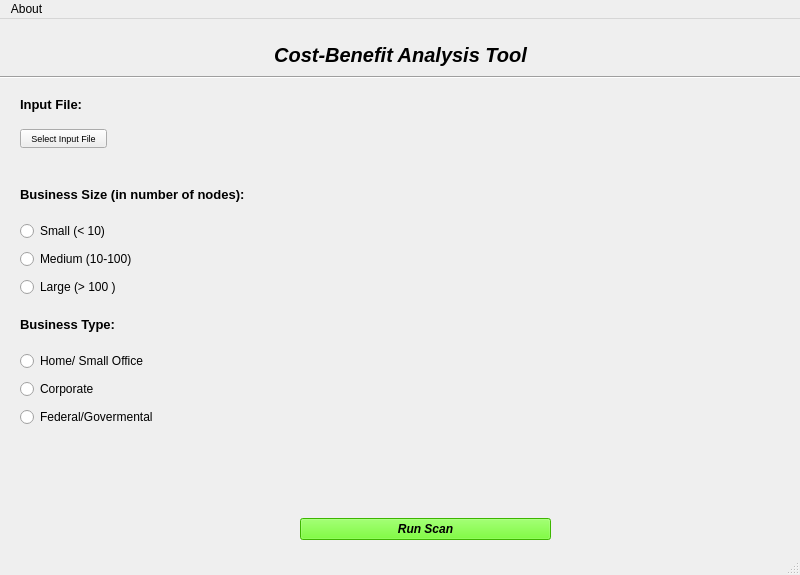
<?xml version="1.0" encoding="UTF-8"?>
<ui version="4.0">
 <class>MainWindow</class>
 <widget class="QMainWindow" name="MainWindow">
  <property name="geometry">
   <rect>
    <x>0</x>
    <y>0</y>
    <width>800</width>
    <height>575</height>
   </rect>
  </property>
  <property name="sizePolicy">
   <sizepolicy hsizetype="Preferred" vsizetype="Preferred">
    <horstretch>0</horstretch>
    <verstretch>0</verstretch>
   </sizepolicy>
  </property>
  <property name="minimumSize">
   <size>
    <width>800</width>
    <height>575</height>
   </size>
  </property>
  <property name="maximumSize">
   <size>
    <width>800</width>
    <height>575</height>
   </size>
  </property>
  <property name="windowTitle">
   <string>Cost-Benefit Analysis Tool</string>
  </property>
  <property name="styleSheet">
   <string notr="true">background-color: </string>
  </property>
  <widget class="QWidget" name="centralwidget">
   <widget class="QWidget" name="verticalLayoutWidget">
    <property name="geometry">
     <rect>
      <x>20</x>
      <y>110</y>
      <width>87</width>
      <height>47</height>
     </rect>
    </property>
    <layout class="QVBoxLayout" name="inputFileButtonVLayout">
     <item alignment="Qt::AlignTop">
      <widget class="QPushButton" name="inputFileButton">
       <property name="sizePolicy">
        <sizepolicy hsizetype="Minimum" vsizetype="Fixed">
         <horstretch>0</horstretch>
         <verstretch>0</verstretch>
        </sizepolicy>
       </property>
       <property name="maximumSize">
        <size>
         <width>200</width>
         <height>23</height>
        </size>
       </property>
       <property name="font">
        <font>
         <pointsize>7</pointsize>
        </font>
       </property>
       <property name="layoutDirection">
        <enum>Qt::LeftToRight</enum>
       </property>
       <property name="text">
        <string>Select Input File</string>
       </property>
      </widget>
     </item>
    </layout>
   </widget>
   <widget class="QWidget" name="verticalLayoutWidget_2">
    <property name="geometry">
     <rect>
      <x>120</x>
      <y>110</y>
      <width>661</width>
      <height>41</height>
     </rect>
    </property>
    <layout class="QVBoxLayout" name="fileNameLabelVLayout">
     <item alignment="Qt::AlignTop">
      <widget class="QLabel" name="fileNameLabel">
       <property name="font">
        <font>
         <pointsize>10</pointsize>
        </font>
       </property>
       <property name="text">
        <string/>
       </property>
      </widget>
     </item>
    </layout>
   </widget>
   <widget class="QWidget" name="verticalLayoutWidget_3">
    <property name="geometry">
     <rect>
      <x>300</x>
      <y>470</y>
      <width>251</width>
      <height>81</height>
     </rect>
    </property>
    <layout class="QVBoxLayout" name="runScanButtonVLayout">
     <item>
      <widget class="QPushButton" name="runScanButton">
       <property name="minimumSize">
        <size>
         <width>0</width>
         <height>0</height>
        </size>
       </property>
       <property name="font">
        <font>
         <weight>75</weight>
         <italic>true</italic>
         <bold>true</bold>
        </font>
       </property>
       <property name="styleSheet">
        <string notr="true">background-color:rgb(85, 255, 0)</string>
       </property>
       <property name="text">
        <string>Run Scan</string>
       </property>
      </widget>
     </item>
    </layout>
   </widget>
   <widget class="QWidget" name="horizontalLayoutWidget">
    <property name="geometry">
     <rect>
      <x>20</x>
      <y>10</y>
      <width>761</width>
      <height>51</height>
     </rect>
    </property>
    <layout class="QHBoxLayout" name="programNameHLayout">
     <item>
      <widget class="QLabel" name="programNameLabel">
       <property name="font">
        <font>
         <pointsize>15</pointsize>
         <weight>75</weight>
         <italic>true</italic>
         <bold>true</bold>
         <underline>false</underline>
        </font>
       </property>
       <property name="styleSheet">
        <string notr="true"/>
       </property>
       <property name="text">
        <string>Cost-Benefit Analysis Tool</string>
       </property>
       <property name="alignment">
        <set>Qt::AlignCenter</set>
       </property>
      </widget>
     </item>
    </layout>
   </widget>
   <widget class="Line" name="topScreenBorderLine">
    <property name="geometry">
     <rect>
      <x>0</x>
      <y>50</y>
      <width>801</width>
      <height>16</height>
     </rect>
    </property>
    <property name="orientation">
     <enum>Qt::Horizontal</enum>
    </property>
   </widget>
   <widget class="QWidget" name="verticalLayoutWidget_4">
    <property name="geometry">
     <rect>
      <x>20</x>
      <y>200</y>
      <width>174</width>
      <height>81</height>
     </rect>
    </property>
    <layout class="QVBoxLayout" name="businessSizeButtonVLayout">
     <item>
      <widget class="QRadioButton" name="smallBusinessRadioButton">
       <property name="text">
        <string>Small (&lt; 10)</string>
       </property>
      </widget>
     </item>
     <item>
      <widget class="QRadioButton" name="mediumBusinessRadioButton">
       <property name="text">
        <string>Medium (10-100)</string>
       </property>
      </widget>
     </item>
     <item>
      <widget class="QRadioButton" name="largeBusinessRadioButton">
       <property name="text">
        <string>Large (&gt; 100 )</string>
       </property>
      </widget>
     </item>
    </layout>
   </widget>
   <widget class="QWidget" name="verticalLayoutWidget_5">
    <property name="geometry">
     <rect>
      <x>20</x>
      <y>70</y>
      <width>761</width>
      <height>31</height>
     </rect>
    </property>
    <layout class="QVBoxLayout" name="inputFilePermanentVLayout">
     <item>
      <widget class="QLabel" name="inputFilePermanentLabel">
       <property name="font">
        <font>
         <pointsize>10</pointsize>
         <weight>75</weight>
         <bold>true</bold>
        </font>
       </property>
       <property name="text">
        <string>Input File:</string>
       </property>
      </widget>
     </item>
    </layout>
   </widget>
   <widget class="QWidget" name="verticalLayoutWidget_6">
    <property name="geometry">
     <rect>
      <x>20</x>
      <y>160</y>
      <width>761</width>
      <height>31</height>
     </rect>
    </property>
    <layout class="QVBoxLayout" name="businessSizeLabelVLayout">
     <item>
      <widget class="QLabel" name="businessSizeLabel">
       <property name="font">
        <font>
         <pointsize>10</pointsize>
         <weight>75</weight>
         <bold>true</bold>
        </font>
       </property>
       <property name="text">
        <string>Business Size (in number of nodes):</string>
       </property>
      </widget>
     </item>
    </layout>
   </widget>
   <widget class="QWidget" name="verticalLayoutWidget_7">
    <property name="geometry">
     <rect>
      <x>20</x>
      <y>290</y>
      <width>761</width>
      <height>31</height>
     </rect>
    </property>
    <layout class="QVBoxLayout" name="businessTypeLabelVLayout">
     <item>
      <widget class="QLabel" name="businessTypeLabel">
       <property name="font">
        <font>
         <pointsize>10</pointsize>
         <weight>75</weight>
         <bold>true</bold>
        </font>
       </property>
       <property name="text">
        <string>Business Type:</string>
       </property>
      </widget>
     </item>
    </layout>
   </widget>
   <widget class="QWidget" name="verticalLayoutWidget_8">
    <property name="geometry">
     <rect>
      <x>20</x>
      <y>330</y>
      <width>133</width>
      <height>81</height>
     </rect>
    </property>
    <layout class="QVBoxLayout" name="businessTypeButtonVLayout">
     <item>
      <widget class="QRadioButton" name="homeSmallOfficeRadioButton">
       <property name="text">
        <string>Home/ Small Office</string>
       </property>
      </widget>
     </item>
     <item>
      <widget class="QRadioButton" name="corporateBusinessRadioButton">
       <property name="text">
        <string>Corporate</string>
       </property>
      </widget>
     </item>
     <item>
      <widget class="QRadioButton" name="federalBusinessRadioButton">
       <property name="text">
        <string>Federal/Govermental</string>
       </property>
      </widget>
     </item>
    </layout>
   </widget>
  </widget>
  <widget class="QStatusBar" name="statusbar"/>
  <widget class="QMenuBar" name="menubar">
   <property name="geometry">
    <rect>
     <x>0</x>
     <y>0</y>
     <width>800</width>
     <height>21</height>
    </rect>
   </property>
   <widget class="QMenu" name="menuAboutTab">
    <property name="title">
     <string>About</string>
    </property>
    <addaction name="aboutProgramTabPress"/>
   </widget>
   <addaction name="menuAboutTab"/>
  </widget>
  <action name="actionXML">
   <property name="text">
    <string>XML</string>
   </property>
  </action>
  <action name="actionJSON">
   <property name="text">
    <string>JSON</string>
   </property>
  </action>
  <action name="actionXML_2">
   <property name="text">
    <string>XML</string>
   </property>
  </action>
  <action name="actionJSON_2">
   <property name="text">
    <string>JSON</string>
   </property>
  </action>
  <action name="actionAbout_Program">
   <property name="text">
    <string>About Program</string>
   </property>
  </action>
  <action name="aboutProgramTabPress">
   <property name="text">
    <string>About Program</string>
   </property>
  </action>
  <action name="actionXML_3">
   <property name="text">
    <string>XML</string>
   </property>
  </action>
  <action name="actionNessus">
   <property name="text">
    <string>Nessus</string>
   </property>
  </action>
 </widget>
 <resources/>
 <connections/>
</ui>
